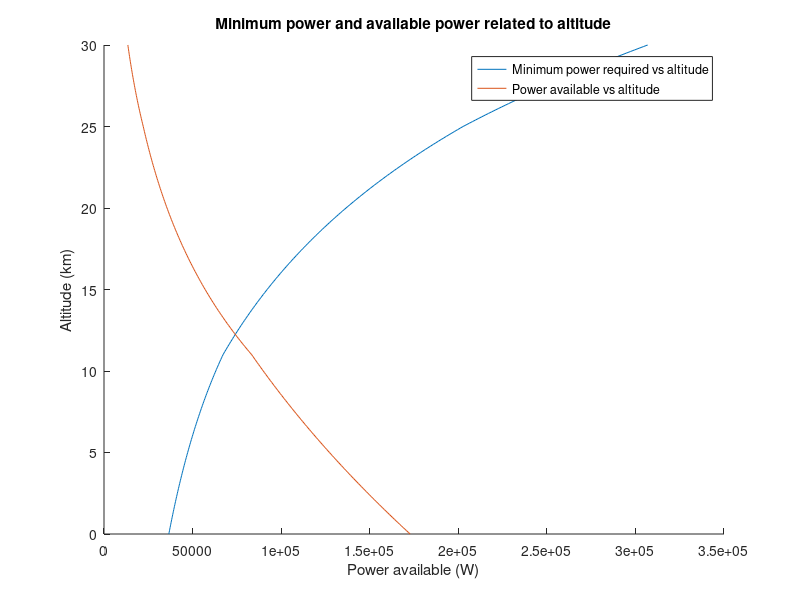
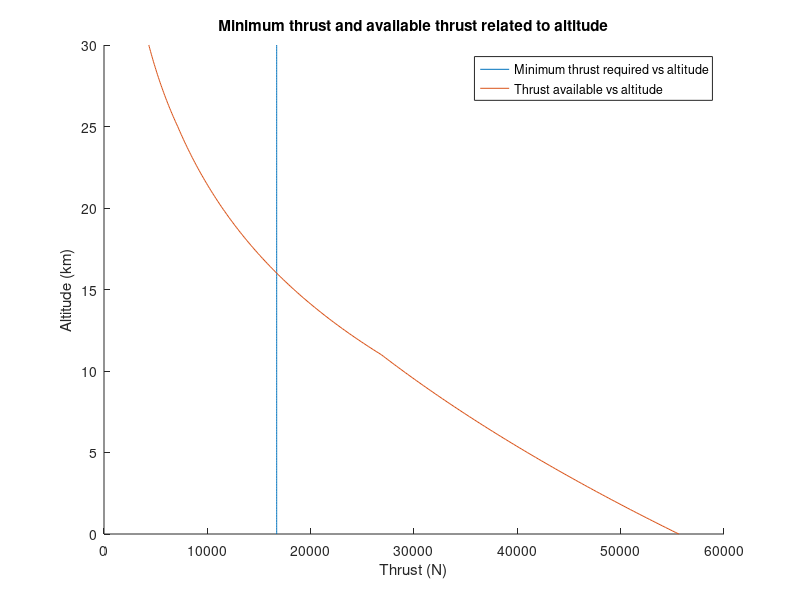

Source code (MATLAB) for these figures, in order:
% AAE 251 Fall 2022
% Homework 09
% Title of the code: GA and EV thrust and power 
% This program uses inputs from an executive jet and general aviation aircraft 
% to calculate and plot their required power and thrust, and available power 
% and thrust from sea level to 30,000 meters.

% Authors: Aidan Morrison

%% ____________________
%% INITIALIZATION

EJ_full_mass = 31100; % executive jet mass with full tank (kg)
EJ_K = .05; % oswald aspect ratio coefficient (unitless)
EJ_CD0 = .015; % parasitic drag coefficient (unitless)
EJ_SA = 88.2; % executive jet surface area (m^2)
max_thrust = 55620;

GA_full_mass = 1315; % general aviation mass with full tank (kg)
GA_K = .054; % general aviation oswald aspect ratio coefficient (unitless)
GA_CD0 = .026; % general aviation parasitic drag coefficient (unitless)
GA_SA = 16.3; % general aviation surface area (m^2) 
max_power = 216000;
prop_efficiency = .8;

AD = 0.6;
throttle_setting = 1;
G = 9.81; % gravitational acceleration
H1 = 0; % sea level height
T1 = 288.16; % sea level temperature
A = -6.5e-3; % change in temperature constant for first altitude layer
rho1 = 1.225; % sea level density
R = 287; % gas constant
P1 = 1.01325e5; % sea level pressure

% create empty arrays
Pmin = zeros(1,301); % min power array
Pavail = zeros(1,301); % available power array
Tmin = zeros(1,301); % minimum thrust array
Tavail = zeros(1,301); % available thrust array
densities_si = zeros(1,301); % densities array
altitudes_si = zeros(1,301); % altitudes array

%% ____________________
%% CALCULATIONS

i = 1; % index for storing calculations in vectors
for h = 0:100:30000
    Pmin(i) = h;
    if h <= 11000 % calculations for first altitude segment
        temp = T1 + A *(h - H1); % calculate temperature
        pressure = P1 * (temp / T1)^(-G/(A * R)); % calculate pressure
        density = rho1 * (temp / T1)^-(G /(A * R) + 1); % calculate density
        densities_si(i) = density; % store density in vector
        Pmin(i) = 4/3 * sqrt(2 * (GA_full_mass * G)^3 / (densities_si(i) * GA_SA) * (sqrt(3 * GA_K^3 * GA_CD0))); % calculate minimum power
        Tmin(i) = 2 * EJ_full_mass * G * sqrt(EJ_K * EJ_CD0); % calculate minimum thrust
        Pavail(i) = max_power * prop_efficiency * (densities_si(i) / 1.225)^AD; % calculate available power
        Tavail(i) = max_thrust * throttle_setting * (densities_si(i) / 1.225)^AD; % calculate available thrust

        if h == 11000 % change reference numbers for calculations in next altitude section
            H1 = h;
            T1 = temp;
            P1 = pressure;
            rho1 = density;
        end

    elseif h >= 11100 && h <= 25000 % calculations for second altitude segment (constant temp)
        temp = T1; % calculate temperature (constant in this case)
        pressure = P1 * exp(-(G / (R * temp) * (h - H1))); % calculate pressure
        density = rho1 * pressure / P1; % calculate density
        densities_si(i) = density; % store density in vector
        Pmin(i) = 4/3 * sqrt(2 * (GA_full_mass * G)^3 / (densities_si(i) * GA_SA) * (sqrt(3 * GA_K^3 * GA_CD0))); % calculate minimum power
        Tmin(i) = 2 * EJ_full_mass * G * sqrt(EJ_K * EJ_CD0); % calculate minimum thrust
        Pavail(i) = max_power * prop_efficiency * (densities_si(i) / 1.225)^AD; % calculate available power
        Tavail(i) = max_thrust * throttle_setting * (densities_si(i) / 1.225)^AD; % calculate available thrust

        if h == 25000 % change reference numbers for calculations in next altitude section
            H1 = h;
            T1 = temp;
            rho1 = density;
            A = 3e-3;
        end

    elseif h > 25000 && h <= 30000 % calculations for last altitude segment
        temp = T1 + A*(h - H1); % calculate temperature   
        density = rho1 * (temp / T1)^-(G /(A * R) + 1); % calculate density
        densities_si(i) = density; % store density in vector
        Pmin(i) = 4/3 * sqrt(2 * (GA_full_mass * G)^3 / (densities_si(i) * GA_SA) * (sqrt(3 * GA_K^3 * GA_CD0))); % calculate minimum power
        Tmin(i) = 2 * EJ_full_mass * G * sqrt(EJ_K * EJ_CD0); % calculate minimum thrust
        Pavail(i) = max_power * prop_efficiency * (densities_si(i) / 1.225)^AD; % calculate available power
        Tavail(i) = max_thrust * throttle_setting * (densities_si(i) / 1.225)^AD; % calculate available thrust
    end

altitudes_si(i) = h / 1000; % convert altitudes from m to km

i = i + 1; % add index so values get stored in unique locations

end

%% ____________________
%% PLOT FIGURES

figure(1)
hold on
plot(Pmin,altitudes_si)
plot(Pavail,altitudes_si)
title('Minimum power and available power related to altitude')
legend('Minimum power required vs altitude','Power available vs altitude','Location','best')
ylabel('Altitude (km)')
xlabel('Power available (W)')

figure(2)
hold on
plot(Tmin,altitudes_si)
plot(Tavail,altitudes_si)
title('Minimum thrust and available thrust related to altitude')
legend('Minimum thrust required vs altitude','Thrust available vs altitude','Location','best')
ylabel('Altitude (km)')
xlabel('Thrust (N)')

%% ____________________
%% ACADEMIC INTEGRITY STATEMENT
% I have not used source code obtained from any other unauthorized
% source, either modified or unmodified. I have not provided
% access to my code to anyone in any way. The script I am 
% submitting is my own original work.
